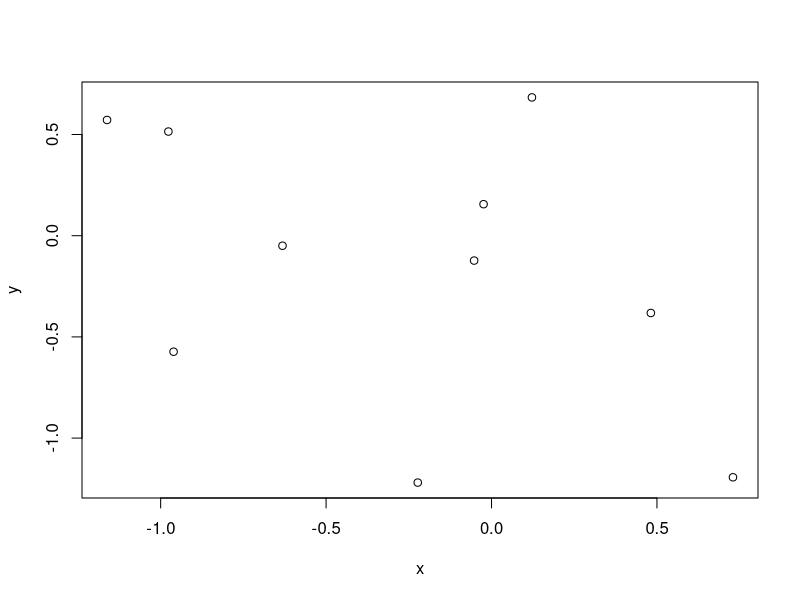

Reproduce this figure in R.
## ---- chunk 1
y <- rnorm(10)
x <- rnorm(10)
lm(y ~ x)
plot(x,y)
